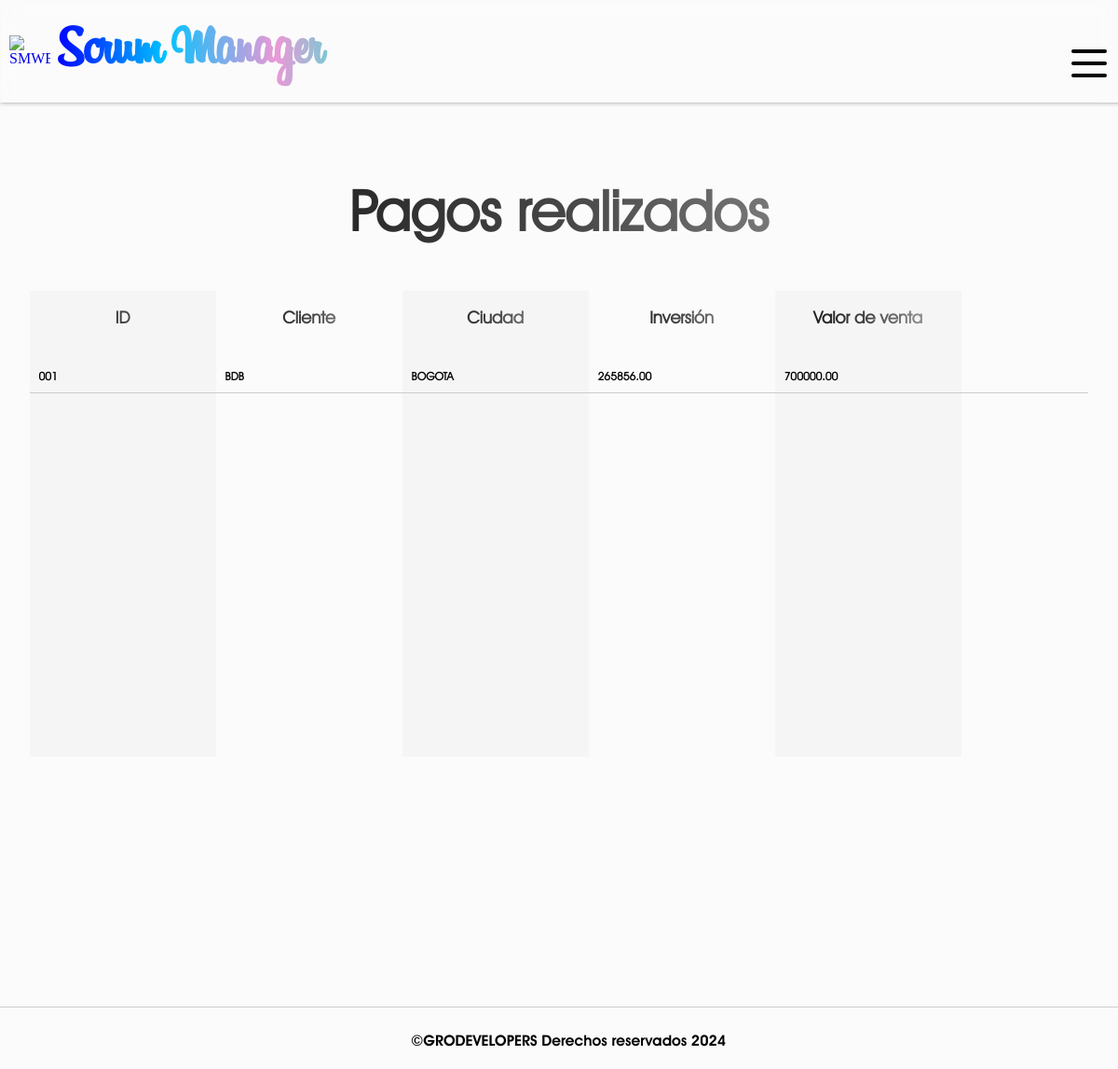
Page /order-payments/ (signed in) on the earlier database version.
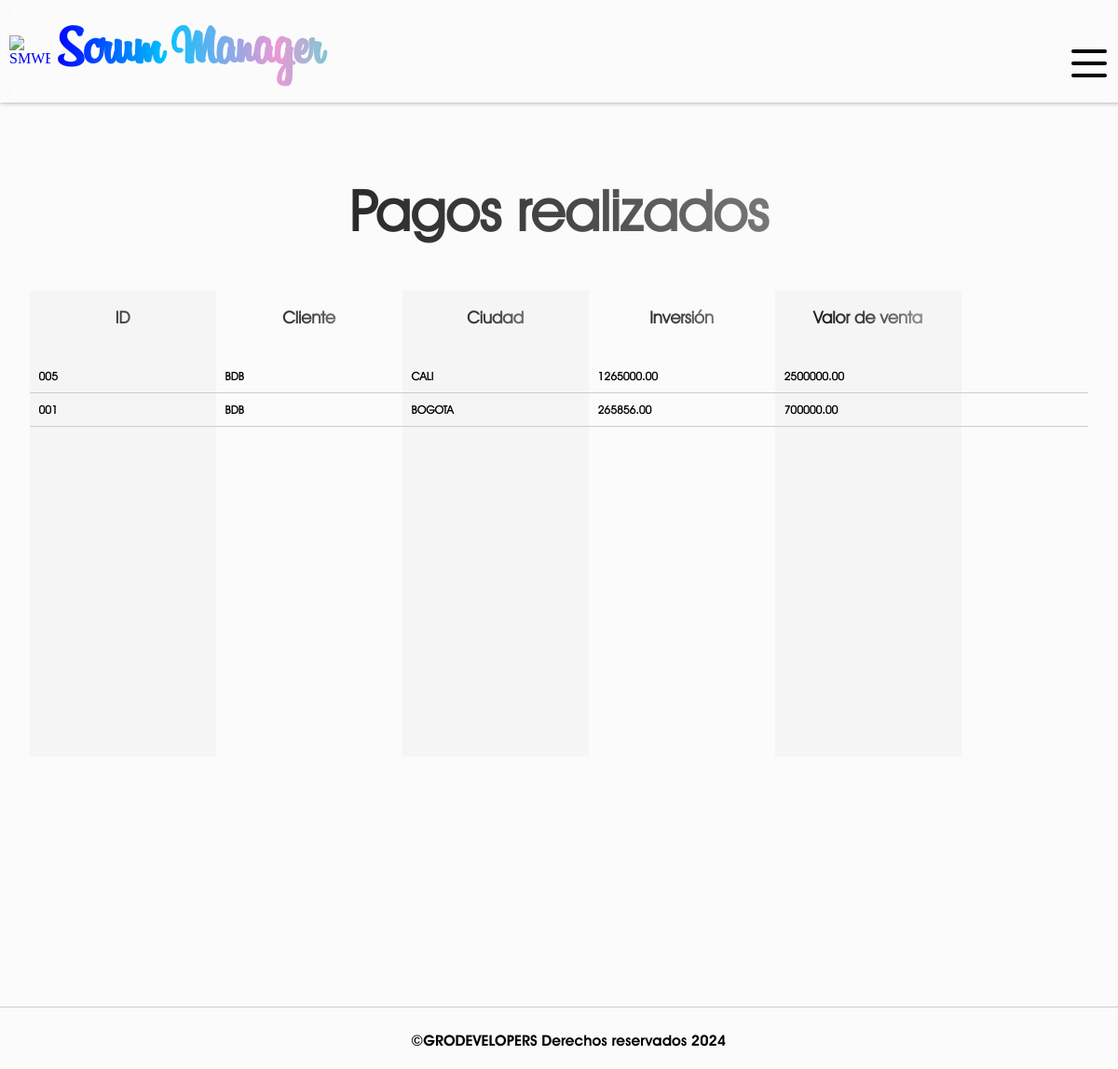
Same page on the later database version.
### SMWEB/models.py (models this page shows, shortened)
class OrderPayment(models.Model):
    order_id = models.CharField(verbose_name="Número de caso", max_length=255)
    client = models.CharField(verbose_name="Cliente", max_length=255, null=False, default="")
    city = models.CharField(verbose_name="Ciudad", max_length=255, null=False)
    invesment = models.DecimalField(verbose_name="Inversión", max_digits=20, decimal_places=2, null= True)
    sales_value = models.DecimalField(verbose_name="Valor de venta", max_digits=20, decimal_places=2, null= True)
    service_description = models.TextField(verbose_name="Descripción del servicio")
    in_charge = models.CharField(verbose_name="Encargado", max_length=255, null=False, default="")
    company = models.CharField(verbose_name="Empresa", max_length=255, null=False, default="")
    account_owner = models.CharField(verbose_name="Propietario de la cuenta", max_length=255, default="")
    bank_account = models.CharField(verbose_name="Banco", max_length=255, default="")
    account_number = models.CharField(verbose_name="Número de cuenta", max_length=255, default="")
    type_account = models.CharField(verbose_name="Tipo de cuenta", max_length=255, default="")
    amount = models.IntegerField(verbose_name="Pago")
    comments = models.TextField(verbose_name="Comentarios")
    made_by = models.CharField(verbose_name="Realizado por", max_length=255)
    created_at = models.DateField(verbose_name="Creado el", auto_now_add=True)
    class Meta:
        verbose_name = 'Pago'
        verbose_name_plural = 'Pagos'

### SMWEB/views.py (the view)
# urls.py: path('order-payments/', views.order_payments, name='order-payments'),
@login_required(login_url=inicio)
def order_payments(request):
    user_rol = request.user.rol
    user_company = request.user.company_id
    if user_rol not in ['gerente', 'financiero', 'coordinador']:
        messages.warning(request, f'Tu rol de {user_rol} no te permite acceder a los pagos recibidos')
        return redirect('inicio')
    payments = OrderPayment.objects.filter(company = user_company).order_by('-created_at')
    return render(request, 'order_payments.html',{
        'payments': payments
    })

### SMWEB/context_processors.py (called while the page is built)
def get_status(request):
    if request.user.is_authenticated:
        id = request.user.company_id
        company = Company.objects.get(id = id)
        return {
            'company': company
        }
    else:
        return {
            'company' : False
        }

def get_rejected_payments(request):
    if request.user.is_authenticated:
        company_id = request.user.company_id
        first_name = request.user.first_name
        rejected_payments = PaymentRejected.objects.filter(company = company_id).filter(in_charge = first_name.upper()).count()
        return {
            'rejected_payments': rejected_payments
        }
    return {
        'rejected_payments': False
        }

def get_payments(request):
    if request.user.is_authenticated:
        company_id = request.user.company_id
        rejected_payments = OrderPayment.objects.filter(company = company_id).count()
        return {
            'payments': rejected_payments
        }
    return {
        'payments': False
        }

### SMWEB/models.py (called while the page is built)
    def __str__(self):
        return self.name

### SMWEB/templates/order_payments.html (shortened to what this page needs)
{% extends "layout.html" %}
{% block content %}
    {% if company.status %}
        <h1 id="title" >Pagos realizados</h1>
        {% if payments %}
            <section id="payments">
                <div class="payments__column payments__column--id">
                    <h3 class="column__title">ID</h3>
                    {% for payment in payments %}
                        {% if user.rol == 'financiero' %}
                            <div class="payments__element payments__element-id"><a href='{% url "handle-payment" payment.id %}'>{{payment.order_id}}</a></div>
                        {% else %}
                            <div class="payments__element payments__element-id">{{payment.order_id}}</div>
                        {% endif %}
                    {% endfor %}
                </div>
                <div class="payments__column payments__column--client">
                    <h3 class="column__title">Cliente</h3>
                    {% for payment in payments %}
                        <div class="payments__element payments__element-client">{{payment.client}}</div>
                    {% endfor %}
                </div>
                <div class="payments__column payments__column--city">
                    <h3 class="column__title">Ciudad</h3>
                    {% for payment in payments %}
                        <div class="payments__element payments__element-city">{{payment.city}}</div>
                    {% endfor %}
                </div>
                <div class="payments__column payments__column--invesment">
                    <h3 class="column__title">Inversión</h3>
                    {% for payment in payments %}
                        <div class="payments__element payments__element-invesment">{{payment.invesment}}</div>
                    {% endfor %}
                </div>
                <div class="payments__column payments__column--sales_value">
                    <h3 class="column__title">Valor de venta</h3>
                    {% for payment in payments %}
                        <div class="payments__element payments__element-sales_value">{{payment.sales_value}}</div>
                    {% endfor %}
                </div>
                <div class="payments__column payments__column--service_description">
                    <h3 class="column__title">Descripción</h3>
                    {% for payment in payments %}
                        <div class="payments__element payments__element-service_description">{{payment.service_description}}</div>
                    {% endfor %}
                </div>
            </section>
        {% else %}
            <h1 id="title" >No existen pagos realizados</h1>
        {% endif %}
    {% else %}
        <h1 id="title" >Lo siento {{user.first_name}}, tu empresa se encuentra inactiva</h1>
    {% endif %}
{% endblock %}

Differences in the rows shown:
added OrderPayment: order_id "005", client "BDB", city "CALI", invesment "1265000.00", sales_value "2500000.00"
